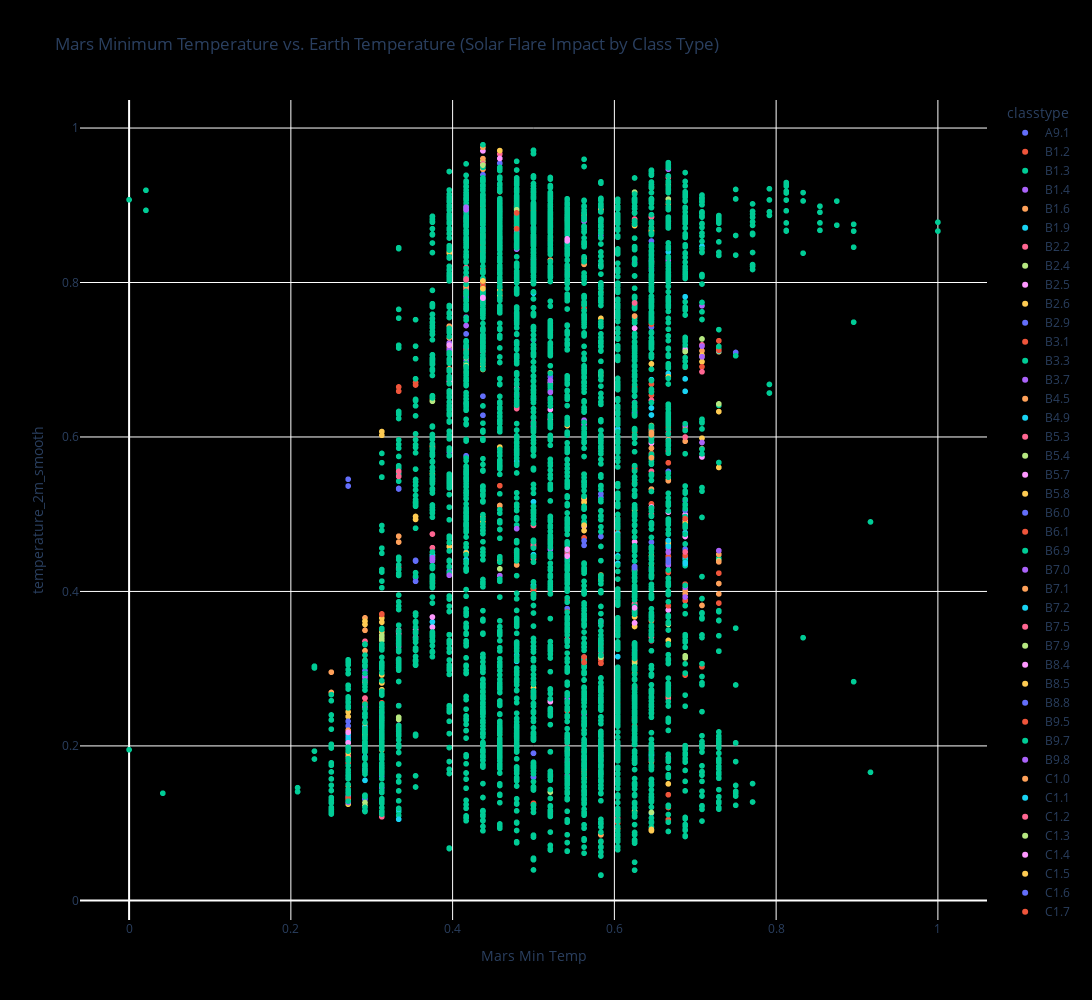

Notebook code for this chart:
### Code cell
# Scatter Plots:
fig = px.scatter(merged_df, x="min_temp", y="temperature_2m_smooth", color="classtype",
                  title="Mars Minimum Temperature vs. Earth Temperature (Solar Flare Impact by Class Type)",
                  labels={"min_temp": "Mars Min Temp", "temperature_2m": "Earth Temperature"},
                  category_orders={"classtype": sorted(merged_df['classtype'].unique())}) 
fig.update_layout(paper_bgcolor="#000000",
                  plot_bgcolor="#000000",
                  height=1000, 
                  width=2000)
fig.show()
